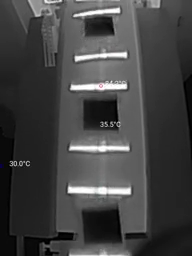
#> input picture frame 21 of thermal2.mp4, 192 x 256 px, given in place of thermal.mp4, which was not available
$ python video_mog2.py
#> lines starting #> are read from the running program, lines starting #| are printed output that depends on the picture; after the words box and inside, x2 and y2 are one past the last pixel; in counts of white or black regions, pixels touching at a corner belong together; pictures that were not available may be replaced by others from this repository, and a replacement may not be noted
import time

import cv2
import numpy as np
from skimage.feature import hog
from skimage.filters import threshold_multiotsu
from skimage.morphology import skeletonize

# Load video capture from file
cap = cv2.VideoCapture('thermal.mp4')


#fgbg = cv2.bgsegm.createBackgroundSubtractorMOG()
fgbg = cv2.bgsegm.createBackgroundSubtractorLSBP()
fgbg = cv2.bgsegm.createBackgroundSubtractorGSOC()
fgbg = cv2.bgsegm.createBackgroundSubtractorGMG(20, 0.7)
fgbg = cv2.bgsegm.createBackgroundSubtractorCNT(2, True)
fgbg = cv2.createBackgroundSubtractorMOG2()


def display(window_name, image, grid_pos = (0, 0)):
    cv2.namedWindow(window_name, cv2.WINDOW_NORMAL)
    cv2.imshow(window_name, image)
    cv2.resizeWindow(window_name, 384, 512)
    cv2.moveWindow(window_name, 384 * grid_pos[0], (512 + 30) * grid_pos[1])


def otsu_variance(image, t1, t2):
    """Calculate variance for multi Otsu threshold."""
    c0 = image[image <= t1]
    c1 = image[(image > t1) & (image <= t2)]
    c2 = image[image > t2]

    w0 = len(c0) / len(image)
    w1 = len(c1) / len(image)
    w2 = len(c2) / len(image)

    var_within_class = w0 * np.var(c0) + w1 * np.var(c1) + w2 * np.var(c2)
    return var_within_class

def multi_otsu_optimized(image, step=10):
    """Calculate multi Otsu threshold with skipping steps."""
    fn_min = np.inf
    thresh = [-1, -1]

    for t1 in range(0, 128, step):
        for t2 in range(t1+1, 256, step):
            variance = otsu_variance(image, t1, t2)
            if variance < fn_min:
                fn_min = variance
                thresh = [t1, t2]

    return thresh

def divide_image(image, t1, t2):
    """Divide image into three regions."""
    region1 = image <= t1
    region2 = (image > t1) & (image <= t2)
    region3 = image > t2
    return region1, region2, region3

def show_divided_image(image, region1, region2, region3):
    multiotsu_img_optimized = np.zeros_like(image)
    multiotsu_img_optimized[region1] = 0    # Assign gray level 85 to the pixels in region 1
    multiotsu_img_optimized[region2] = 128   # Assign gray level 170 to the pixels in region 2
    multiotsu_img_optimized[region3] = 255   # Assign gray level 255 to the pixels in region 3
    return multiotsu_img_optimized

while(cap.isOpened()):
    ret, frame = cap.read()
#> frame is the input picture: shape (256, 192, 3); mean B, G, R 67.1, 67.1, 67.1
    display('RGB Frame', frame, (0, 0))

    # resize to 192x256
    frame = cv2.resize(frame, (192, 256))
    # convert to grayscale
    gray = cv2.cvtColor(frame, cv2.COLOR_BGR2GRAY)

    gray = cv2.GaussianBlur(gray, (5, 5), 0)

    thresholds = threshold_multiotsu(gray, classes=3)
#> thresholds = [67, 147]
    region_cold, region_mid, region_hot = divide_image(gray, thresholds[0], thresholds[1])
#> in divide_image, `region1 = image <= t1`:
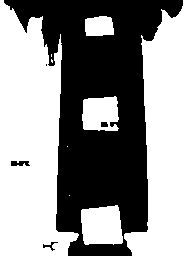
#> region1: shape (256, 192) bool; 57.5% white; 5 black regions (1 under 20 px), largest, box (x1, y1, x2, y2) and area: (4, 0, 183, 256) 20724, (11, 161, 30, 166) 78, (43, 242, 58, 251) 42, (101, 122, 108, 127) 33
#> in divide_image, `region2 = (image > t1) & (image <= t2)`:
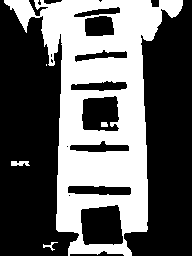
#> region2: shape (256, 192) bool; 38.2% white; 5 white regions (1 under 20 px), largest, box (x1, y1, x2, y2) and area: (4, 0, 183, 256) 18613, (11, 161, 30, 166) 78, (43, 242, 58, 251) 42, (101, 122, 108, 127) 33
#> in divide_image, `region3 = image > t2`:
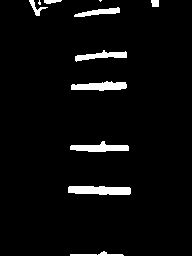
#> region3: shape (256, 192) bool; 4.3% white; 11 white regions (2 under 20 px), largest, box (x1, y1, x2, y2) and area: (68, 186, 131, 195) 493, (71, 81, 127, 91) 391, (70, 141, 129, 152) 381
    mask_cold = np.zeros_like(gray)
    mask_mid = np.zeros_like(gray)
    mask_hot = np.zeros_like(gray)
    mask_cold[region_cold] = 255
    mask_mid[region_mid] = 255
    mask_hot[region_hot] = 255
    display('mask_cold', mask_cold, (0, 1))
    display('mask_mid', mask_mid, (1, 1))
    display('mask_hot', mask_hot, (2, 1))

    skeleton = np.zeros_like(gray)
    skeleton[skeletonize(mask_hot)] = 255
    display('skeleton', skeleton, (3, 1))
#> in display (call 5), `cv2.imshow(window_name, image)`:
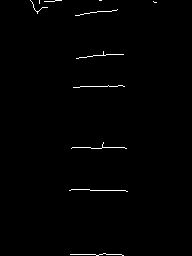
#> window 'skeleton': shape (256, 192); 0.76% white in thin lines or dots, all inside (x1, y1, x2, y2) = (30, 0, 157, 256)

    # detect lines in skeleton
    lines = cv2.HoughLinesP(gray, 1, np.pi/180, 100, minLineLength=10, maxLineGap=10)
#> lines = 204 rows, first 6: [0, 206, 191, 15], [0, 248, 191, 57], [0, 50, 191, 241], [0, 47, 191, 238], [0, 6, 191, 197], [0, 59, 191, 250]
    if lines is not None:
        print(lines)
#> (printed output is left out)
        for line in lines:
            x1,y1,x2,y2 = line[0]
            cv2.line(frame,(x1,y1),(x2,y2),(0,255,0),2)
#> this loop made 204 passes
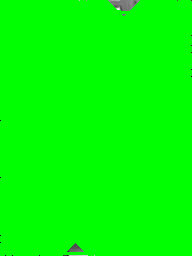
#> frame: shape (256, 192, 3); mean B, G, R 0.9, 254, 0.9
    display('Lines', frame, (3, 0))


    # detect contours
    contours_cold, _ = cv2.findContours(mask_cold, cv2.RETR_EXTERNAL, cv2.CHAIN_APPROX_SIMPLE)
#> contours_cold = 9 contours, 4 with area under 20; largest, box (x1, y1, x2, y2) and area: (0, 0, 79, 256) 13516, (124, 0, 192, 256) 11138, (81, 205, 123, 245) 1370, (82, 96, 119, 131) 1046, (85, 16, 114, 36) 472
    contours_hot, _ = cv2.findContours(mask_hot, cv2.RETR_EXTERNAL, cv2.CHAIN_APPROX_SIMPLE)
#> contours_hot = 11 contours, 2 with area under 20; largest, box (x1, y1, x2, y2) and area: (68, 186, 131, 195) 425, (71, 81, 127, 91) 331, (70, 141, 129, 152) 317, (75, 50, 127, 62) 232, (74, 7, 120, 17) 176

    # detect squares
    squares = []
    for cnt in contours_cold:
        epsilon = 0.1 * cv2.arcLength(cnt, True)
        approx = cv2.approxPolyDP(cnt, epsilon, True)
        if len(approx) == 4:
            squares.append(approx)
#> this loop made 9 passes
#> (epsilon, approx) on passes 1, 2, 3, 4, 6, 7, 8, 9: (15.15, [[117, 205], [81, 210], [85, 244], [122, 242]]), (0, [[69, 195]]), (0, [[67, 146]]), (15.34, [[115, 96], [83, 100], [84, 129], [117, 130]]), (0.4, [[51, 54], [51, 56]]), (8.87, [[111, 18], [85, 19], [86, 35], [113, 34]]), (66.2, [[191, 0], [132, 255]]), (75.76, [[0, 0], [67, 255]])
#> (cnt, epsilon, approx) on pass 5: ([[51, 59], [51, 61], [52, 62], [52, 60]], 0.683, [[51, 59], [52, 62]])
#> after the loop, squares = 3 contours; box (x1, y1, x2, y2) and area: (81, 205, 123, 245) 1312, (83, 96, 118, 131) 1026, (85, 18, 114, 36) 426

    rects = []
    for cnt in contours_hot:
        epsilon = 0.1 * cv2.arcLength(cnt, True)
        approx = cv2.approxPolyDP(cnt, epsilon, True)
        if len(approx) == 2:
            rects.append(approx)
#> this loop made 11 passes
#> (epsilon, approx) on passes 1 to 11: (11.13, [[123, 255], [70, 254]]), (13.81, [[68, 187], [130, 193]]), (13.01, [[128, 146], [70, 149]]), (12.55, [[126, 84], [71, 89]]), (12, [[126, 52], [75, 60]]), (10.04, [[119, 8], [74, 16]]), (2.54, [[151, 0], [152, 6], [158, 6], [158, 0]]), (0.483, [[99, 0], [100, 1], [101, 0]]), (3.77, [[44, 2], [61, 0]]), (1.02, [[39, 0], [38, 3], [40, 4]]), (6.15, [[29, 0], [36, 15], [47, 7], [37, 10]])
#> after the loop, rects = 7 contours, all with area under 20

    # draw contours
    cv2.drawContours(frame, rects, -1, (0, 255, 0), 2)
#> frame: shape (256, 192, 3); 0.06% of pixels changed, all inside (x1, y1, x2, y2) = (70, 7, 121, 256)
    display('Contours', frame, (1, 0))

    # draw squares
    cv2.drawContours(frame, squares, -1, (0, 0, 255), 2)
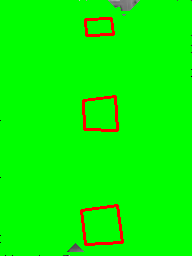
#> frame: shape (256, 192, 3); mean B, G, R 0.8, 248.6, 6.2
    display('Squares', frame, (2, 0))


    k = cv2.waitKey(0) & 0xff
#> (key q is pressed here)
    # if q
    if k == ord('q'):
        break

    # if space
    if k == ord('c'):
        cv2.waitKey(5000)

cap.release()
cv2.destroyAllWindows()

$ run again, starting later in the video
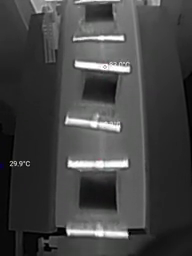
#> input picture frame 97 of thermal2.mp4, 192 x 256 px, given in place of thermal.mp4, which was not available
#> frame is the input picture: shape (256, 192, 3); mean B, G, R 67.5, 67.6, 67.5
#> thresholds = [67, 148]
#> in divide_image, `region1 = image <= t1`:
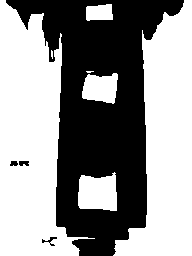
#> region1: shape (256, 192) bool; 57.8% white; 4 black regions, box (x1, y1, x2, y2) and area: (6, 0, 184, 256) 20624, (42, 237, 57, 246) 46, (19, 161, 29, 166) 43, (10, 161, 18, 166) 33
#> region3: shape (256, 192) bool; 4.3% white; 9 white regions (1 under 20 px), largest, box (x1, y1, x2, y2) and area: (68, 159, 128, 169) 464, (67, 224, 128, 237) 430, (65, 114, 120, 132) 404
#> lines = 204 rows, first 6: [0, 206, 191, 15], [0, 248, 191, 57], [0, 50, 191, 241], [0, 47, 191, 238], [0, 6, 191, 197], [0, 59, 191, 250]
#> (printed output is left out)
#> the loop `for line in lines:` made 204 passes
#> contours_cold = 7 contours, 2 with area under 20; largest, box (x1, y1, x2, y2) and area: (0, 0, 95, 256) 13772, (113, 0, 192, 256) 11497, (78, 172, 117, 211) 1189, (82, 73, 118, 104) 802, (86, 4, 113, 21) 352
#> contours_hot = 9 contours, 1 with area under 20; largest, box (x1, y1, x2, y2) and area: (68, 159, 128, 169) 398, (67, 224, 128, 237) 364, (65, 114, 120, 132) 339, (75, 61, 130, 72) 328, (73, 35, 124, 41) 157, (31, 0, 52, 12) 96, (76, 0, 111, 3) 31, (152, 0, 160, 5) 24
#> the loop `for cnt in contours_cold:` made 7 passes
#> (epsilon, approx) on passes 1 to 7: (15.03, [[114, 172], [81, 175], [80, 208], [116, 210]]), (12.25, [[117, 74], [88, 74], [82, 97], [113, 103]]), (1.48, [[86, 71], [93, 71]]), (1.68, [[51, 50], [52, 58]]), (8.05, [[111, 4], [87, 6], [86, 19], [112, 19]]), (68.35, [[191, 0], [113, 255], [191, 255]]), (79.88, [[0, 0], [78, 255]])
#> after the loop `for cnt in contours_cold:`: squares = 3 contours; box (x1, y1, x2, y2) and area: (80, 172, 117, 211) 1225, (82, 74, 118, 104) 795, (86, 4, 113, 20) 350
#> the loop `for cnt in contours_hot:` made 9 passes
#> (epsilon, approx) on passes 1 to 8: (14.08, [[127, 235], [67, 228]]), (13.44, [[127, 160], [68, 166]]), (14.13, [[119, 130], [65, 121]]), (12.59, [[75, 61], [129, 70]]), (11.06, [[123, 36], [73, 39]]), (2.08, [[152, 0], [153, 4], [158, 4], [159, 0]]), (0.6, [[114, 0], [117, 0]]), (7.17, [[76, 2], [110, 0]])
#> after the loop `for cnt in contours_hot:`: rects = 7 contours, all with area under 20
#> `cv2.drawContours(frame, squares, -1, (0, 0, 255), 2)`:
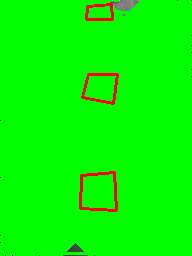
#> frame: shape (256, 192, 3); mean B, G, R 0.7, 248.9, 5.8

$ run again, starting later in the video
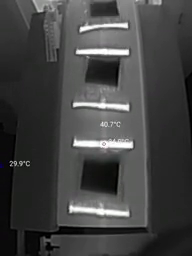
#> input picture frame 172 of thermal2.mp4, 192 x 256 px, given in place of thermal.mp4, which was not available
#> frame is the input picture: shape (256, 192, 3); mean B, G, R 66.9, 67.2, 67
#> thresholds = [68, 151]
#> in divide_image, `region1 = image <= t1`:
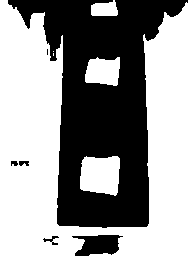
#> region1: shape (256, 192) bool; 58.9% white; 6 black regions (1 under 20 px), largest, box (x1, y1, x2, y2) and area: (8, 0, 188, 228) 19345, (72, 235, 123, 256) 730, (43, 236, 59, 245) 54, (19, 161, 29, 166) 40, (11, 161, 18, 166) 28
#> region3: shape (256, 192) bool; 3.7% white; 9 white regions (1 under 20 px), largest, box (x1, y1, x2, y2) and area: (74, 139, 133, 149) 459, (69, 203, 129, 216) 404, (73, 99, 129, 111) 310
#> lines = 204 rows, first 6: [0, 206, 191, 15], [0, 248, 191, 57], [0, 50, 191, 241], [0, 47, 191, 238], [0, 6, 191, 197], [0, 59, 191, 250]
#> (printed output is left out)
#> the loop `for line in lines:` made 204 passes
#> contours_cold = 6 contours, 2 with area under 20; largest, box (x1, y1, x2, y2) and area: (0, 0, 192, 256) 25797, (80, 156, 120, 196) 1288, (85, 57, 120, 86) 761, (91, 0, 118, 16) 306
#> contours_hot = 9 contours, 2 with area under 20; largest, box (x1, y1, x2, y2) and area: (74, 139, 133, 149) 395, (69, 203, 129, 216) 338, (73, 99, 129, 111) 249, (76, 48, 129, 55) 247, (80, 22, 128, 32) 173, (33, 0, 53, 11) 40, (153, 0, 161, 4) 20
#> the loop `for cnt in contours_cold:` made 6 passes
#> (epsilon, approx) on passes 1 to 6: (14.79, [[84, 157], [80, 188], [115, 195], [119, 158]]), (11.83, [[89, 60], [86, 82], [117, 84], [119, 57]]), (0.4, [[53, 53], [53, 55]]), (0, [[53, 51]]), (7.67, [[114, 0], [91, 5], [91, 14], [116, 15]]), (157.1, [[0, 0], [191, 255]])
#> after the loop `for cnt in contours_cold:`: squares = 3 contours; box (x1, y1, x2, y2) and area: (80, 157, 120, 196) 1206, (86, 57, 120, 85) 746, (91, 0, 117, 16) 290
#> the loop `for cnt in contours_hot:` made 9 passes
#> (epsilon, approx) on passes 1 to 8: (13.99, [[128, 215], [69, 207]]), (13.35, [[74, 140], [132, 147]]), (1.62, [[102, 122], [101, 125], [105, 126], [106, 122]]), (12.75, [[128, 109], [73, 104]]), (11.21, [[76, 51], [128, 53]]), (10.78, [[127, 23], [80, 31]]), (1.88, [[153, 0], [154, 3], [160, 2], [160, 0]]), (0, [[136, 0]])
#> after the loop `for cnt in contours_hot:`: rects = 5 contours, all with area under 20
#> `cv2.drawContours(frame, squares, -1, (0, 0, 255), 2)`:
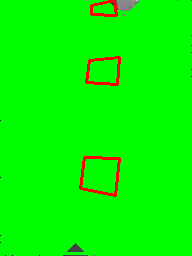
#> frame: shape (256, 192, 3); mean B, G, R 0.7, 249.1, 5.6
